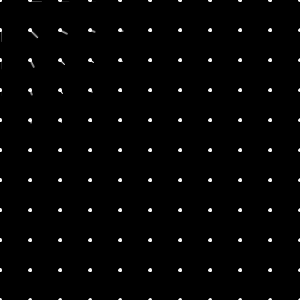
Frame 1 (no input)
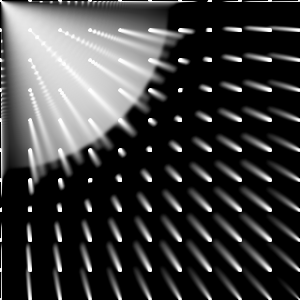
Frame 60 (the mouse pressed at the canvas centre just before this capture)
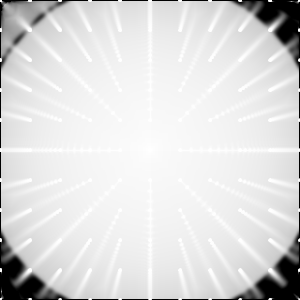
Frame 120 (the mouse held since frame 60 and released just before this capture)

The Processing sketch that drew these frames (run headless with seeded random() and noise(); from frame 60 on, the mouse is pressed at the canvas centre):

// Processing sketch: processing_7447
// ── processing_7447.pde

	public static int MAX_GRID_WIDTH = 64;
	public static int MAX_GRID_HEIGHT = 48;

	private GridNode[][] nodes = new GridNode[MAX_GRID_WIDTH][MAX_GRID_HEIGHT];

	private int gridWidth = 11;
	private int gridHeight = 11;
	private float cellWidth;
	private float cellHeight;
	private float cellWidthInverse;
	private float cellHeightInverse;
	private float gridWithInverse;
	private float gridHeightInverse;

	public void setup() {
		// size(256, 256);
		size(300, 300);
		for (int x = 0; x < gridWidth; x++) {
			for (int y = 0; y < gridHeight; y++) {
				GridNode node = new GridNode();
				node.x = x;
				node.y = y;
				nodes[x][y] = node;
			}
		}
		smooth();
		// noCursor();
		stroke(255);
		strokeWeight(1.0f);
		fill(255);
		background(0);
	}

	public void draw() {
		update();
		// background(0);
		drawVectors();
		applyWarp();
		drawBorder();
		drawPoints();
	}

	void update() {
		gridWithInverse = 1.0f / (float) (gridWidth - 1);
		gridHeightInverse = 1.0f / (float) (gridHeight - 1);
		cellWidth = (float) width * gridWithInverse;
		cellHeight = (float) height * gridHeightInverse;
		cellWidthInverse = 1.0f / cellWidth;
		cellHeightInverse = 1.0f / cellHeight;

		for (int x = 0; x < gridWidth; x++) {
			for (int y = 0; y < gridHeight; y++) {
				GridNode node = nodes[x][y];
				VectorType vector = scale(node.getPosition(), new VectorType(
						(float) mouseX, (float) mouseY), -0.002f);
				vector.add(zoom(node.getPosition(), new VectorType(
						(float) mouseX, (float) mouseY), 0.97f, 1.0f));
				node.warp = vector;
			}
		}
	}

	void drawBorder() {
		stroke(0);
		line(0, 0, width - 1, 0);
		line(0, 0, 0, height - 1);
		line(width - 1, 0, width - 1, height - 1);
		line(0, height - 1, width - 1, height - 1);
	}

	void drawPoints() {
		stroke(255);
		for (int x = 0; x < gridWidth; x++) {
			for (int y = 0; y < gridHeight; y++) {
				GridNode node = nodes[x][y];
				ellipse(node.getAbsolutePixelX(), node.getAbsolutePixelY(),
						2.5f, 2.5f);
			}
		}

	}

	void drawVectors() {
		stroke(255);
		for (int x = 0; x < gridWidth; x++) {
			for (int y = 0; y < gridHeight; y++) {
				GridNode node = nodes[x][y];
				line(node.getAbsolutePixelX(), node.getAbsolutePixelY(),
						(float) node.getDifferentialPixelX(), (float) node
								.getDifferentialPixelY());
			}
		}

	}

	void applyWarp() {
		loadPixels();
		for (int x = 0; x < width; x++) {
			for (int y = 0; y < height; y++) {
				VectorType warpedPosition = getWarpedPosition(x, y);
				set(x, y, getColor(warpedPosition));
			}
		}

	}

	/**
	 * This method returns the warped pixel coordinate for a coordinate in the
	 * differential warp field (in pixels). The resulting vector is calculated
	 * by a linear interpolation between the nearest grid node values
	 * 
	 * @param x
	 *            horizontal pixel position
	 * @param y
	 *            vertical pixel position
	 * @return the warped pixel position
	 */
	VectorType getWarpedPosition(float x, float y) {
		int gridX = floor(x * cellWidthInverse);
		int gridY = floor(y * cellHeightInverse);

		int p0x = nodes[gridX][gridY].getAbsolutePixelX();
		int p0y = nodes[gridX][gridY].getAbsolutePixelY();

		float topLeftX = nodes[gridX][gridY].getDifferentialPixelX();
		float topLeftY = nodes[gridX][gridY].getDifferentialPixelY();

		float topRightX = nodes[gridX + 1][gridY].getDifferentialPixelX();
		float topRightY = nodes[gridX + 1][gridY].getDifferentialPixelY();

		float bottomLeftX = nodes[gridX][gridY + 1].getDifferentialPixelX();
		float bottomLeftY = nodes[gridX][gridY + 1].getDifferentialPixelY();

		float bottomRightX = nodes[gridX + 1][gridY + 1]
				.getDifferentialPixelX();
		float bottomRightY = nodes[gridX + 1][gridY + 1]
				.getDifferentialPixelY();

		float u = (x - p0x) * cellWidthInverse;
		float v = (y - p0y) * cellHeightInverse;

		VectorType warpedPosition = new VectorType();
		warpedPosition.x = interpolate(topLeftX, topRightX, bottomLeftX,
				bottomRightX, u, v);
		warpedPosition.y = interpolate(topLeftY, topRightY, bottomLeftY,
				bottomRightY, u, v);
		;
		return warpedPosition;
	}

	/**
	 * @param topLeft
	 * @param topRight
	 * @param bottomLeft
	 * @param bottomRight
	 * @param x
	 *            horizontal interpolation
	 * @param y
	 *            vertical interpolation
	 * @return lerp in 2D
	 */
	float interpolate(float topLeft, float topRight, float bottomLeft,
			float bottomRight, float x, float y) {
		return lerp(lerp(topLeft, topRight, x),
				lerp(bottomLeft, bottomRight, x), y);
	}

	/**
	 * @param subPixelPosition
	 * @return bilinear filtered color
	 */
	int getColor(VectorType subPixelPosition) {
		int x = floor(subPixelPosition.x);
		int y = floor(subPixelPosition.y);
		float u = subPixelPosition.x - x;
		float v = subPixelPosition.y - y;

		x = x % width;
		y = y % height;

		y = constrain(y, 0, height - 2);
		x = constrain(x, 0, width - 2);

		int indexTopLeft = x + y * width;
		int indexTopRight = x + 1 + y * width;
		int indexBottomLeft = x + (y + 1) * width;
		int indexBottomRight = x + 1 + (y + 1) * width;

		try {
			int col = lerpColor(lerpColor(pixels[indexTopLeft],
					pixels[indexTopRight], u), lerpColor(
					pixels[indexBottomLeft], pixels[indexBottomRight], u), v);
			float r = red(col);
			float g = green(col);
			float b = blue(col);

			r = constrain(r - 1, 0, 255);
			g = constrain(g - 1, 0, 255);
			b = constrain(b - 1, 0, 255);

			return color(r, g, b);
		} catch (Exception e) {
			System.out.println(x + " | " + y);
		}
		return color(1);
	}

	private VectorType scale(VectorType position, VectorType center, float scale) {
		return scale(position, center, scale, scale);
	}

	private VectorType scale(VectorType position, VectorType center,
			float horizontalScale, float verticalScale) {
		VectorType scaleVector = new VectorType();
		scaleVector.x = center.x - position.x;
		scaleVector.y = center.y - position.y;
		scaleVector.x *= horizontalScale;
		scaleVector.y *= verticalScale;

		return scaleVector;
	}

	private VectorType zoom(VectorType position, VectorType center,
			float logFactor, float zoom) {
		float d = distance(position, center);

		VectorType zoomVector = scale(position, center, zoom);
		if (d != 0) {
			zoomVector.x *= pow(logFactor, d);
			zoomVector.y *= pow(logFactor, d);
		}

		return zoomVector;
	}

	public static float distance(VectorType p0, VectorType p1) {
		return sqrt((p0.x - p1.x) * (p0.x - p1.x) + (p0.y - p1.y)
				* (p0.y - p1.y));
	}

	public class VectorType {
		float x, y;

		public VectorType() {
			x = 0;
			y = 0;
		}

		public VectorType(float x, float y) {
			this.x = x;
			this.y = y;
		}

		public VectorType add(VectorType vector) {
			x += vector.x;
			y += vector.y;

			return this;
		}

	}

	public class GridNode {
		int x, y;
		VectorType warp = new VectorType();

		public int getAbsolutePixelX() {
			return floor(width * getNormalizedX());
		}

		public VectorType getPosition() {
			return new VectorType(getAbsolutePixelX(), getAbsolutePixelY());
		}

		public int getAbsolutePixelY() {
			return floor(height * getNormalizedY());
		}

		public float getDifferentialPixelX() {
			return getAbsolutePixelX() + warp.x;
		}

		public float getDifferentialPixelY() {
			return getAbsolutePixelY() + warp.y;
		}

		public float getNormalizedX() {
			return x * gridWithInverse;
		}

		public float getNormalizedY() {
			return y * gridHeightInverse;
		}
	}
